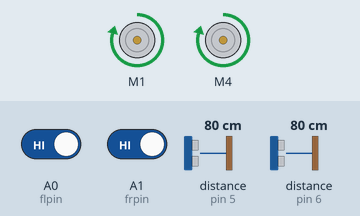
The sketch below on a simulated Arduino Uno, built with avr-gcc and run on an emulated ATmega328P. Shown: 2 × DC motor (green arrow = forward, orange = backward, longer = faster). Inputs (shaded band) come from the test bench; at power-on: A0 (flpin) HIGH, distance to the obstacle (sensors on pin 6, pin 5) 80 cm, A1 (frpin) HIGH. The echo pulse lasts 58.3 µs per cm.

Above: at 6.2 s.
6.3 s: A0 (flpin) driven LOW
At 6.43 s:
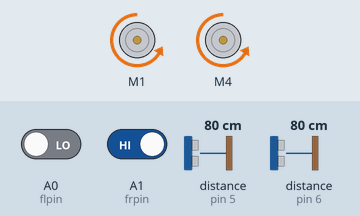
9.3 s: A0 (flpin) driven HIGH
At 10.1 s:
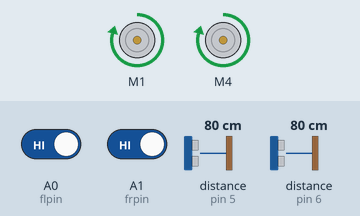
10.8 s: distance to the obstacle (sensor on pin 6) set to 22 cm
12.3 s: distance to the obstacle (sensor on pin 6) set to 17 cm
At 13.2 s:
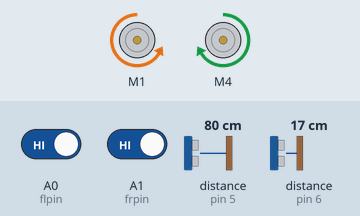
13.8 s: A1 (frpin) driven LOW
At 13.97 s:
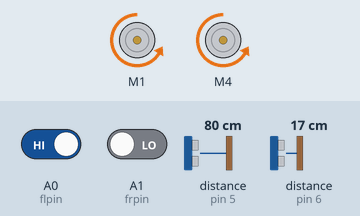
Timing chart, 0 to 17.8 s (numbered marks = the images above; inputs shaded):
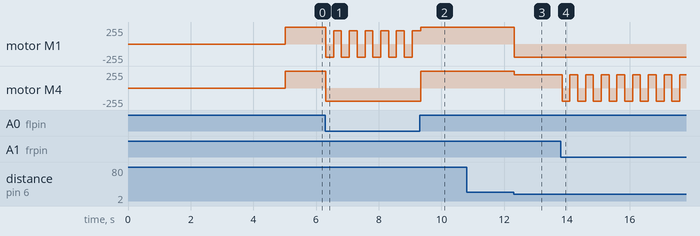

The sketch:

P6_SumoUltra.ino
```cpp
#include <AFMotor.h>
#define flpin A0           //ขา เซนเซอร์ พื้น ซ้าย
#define frpin A1           //ขา เซนเซอร์ พื้น ขวา
#define distanceL 20       //ระยะ จับศัตรู ซ้าย
#define distanceR 20       //ระยะ จับศัตรู ขวา
#define turnLdelay 50      // เลี้ยวจับศัตรู ซ้าย
#define turnRdelay 50      // เลี้ยวจับศัตรู ขวา
#define bootdelay 5000     // เวลาพุ่งเมื่อไม่เจอศัตรู
#define turnLline 250      // เวลาเลี้ยวเจอเส้นขาว ซ้าย
#define turnRline 250      // เวลาเลี้ยวเจอเส้นขาว ขวา
#define backdelayline 250  // เวลาถอยหลังเจอเส้นขาว ขวา
#define slowwalk 250       // เดินช้า
#include <NewPing.h>
#define SONAR_NUM 2              // Number of sensors.
#define MAX_DISTANCE 200         // Maximum distance (in cm) to ping.
NewPing sonar[SONAR_NUM] = {     // Sensor object array.
  NewPing(1, 6, MAX_DISTANCE),  // Each sensor's trigger pin, echo pin, and max distance to ping.
  NewPing(2, 5, MAX_DISTANCE)
};
AF_DCMotor ml(1);
AF_DCMotor mr(4);


//// อย่าไปแก้
bool testmode = 0;  //true false
int fl, fr;
unsigned long pre = 0;
void setup() {
  Serial.begin(9600);
  delay(5000);
  pre = millis();
}
void loop() {
  if (testmode) {
    rss();
    showss();
  } else {
    rss();
    if (fl == 0) {
      pre = millis();
      md(-200, -200);
      delay(backdelayline);
      md(200, -200);
      delay(turnLline);
    } else if (fr == 0) {
      pre = millis();
      md(-200, -200);
      delay(backdelayline);
      md(-200, 200);
      delay(turnRline);
    } else {
      delay(10);
      int sl = sonar[0].ping_cm();
      int sr = sonar[1].ping_cm();
      if (sl < distanceL && sl != 0) {
        md(-200, 200);
        delay(turnLdelay);
      } else if (sr < distanceR && sr != 0) {
        md(200, -200);
        delay(turnRdelay);
      } else if (millis() - pre > bootdelay) {
        md(255, 255);
      } else
        md(slowwalk, slowwalk);
    }
  }
}
```

Drive.ino
```cpp
void md(int sl, int sr) {
  if (sl < 0) {
    sl = -sl;
    ml.run(BACKWARD);
  } else {
    ml.run(FORWARD);
  }
  if (sr < 0) {
    sr = -sr;
    mr.run(BACKWARD);
  } else {
    mr.run(FORWARD);
  }
  ml.setSpeed(sl);
  mr.setSpeed(sr);
}


void rss() {
  fl = digitalRead(flpin);
  fr = digitalRead(frpin);
  }
void showss() {
  Serial.print(sonar[0].ping_cm());
  Serial.print("//");
  Serial.print(sonar[1].ping_cm());
  Serial.print("//");
  Serial.print(fl);
  Serial.print("//");
  Serial.println(fr);
  delay(300);
}
```

Measured:
- the behaviour switches between 20 and 19 cm on distance to the obstacle (sensor on pin 6) (found by bisection; images 2 and 3)
- after the input at 6.3 s, motor M1: alternates forward 200/255 for 0.25 s and backward 200/255 for 0.25 s, starting at once; motor M4: forward 250/255 → backward 200/255 at once
- after the input at 9.3 s, motor M4: backward 200/255 → forward 250/255 at once
- after the input at 10.8 s, every drawn part: stays the same
- after the input at 12.3 s, motor M1: forward 250/255 → backward 200/255 at once; motor M4: forward 250/255 → forward 200/255 at once
- after the input at 13.8 s, motor M4: alternates forward 200/255 for 0.25 s and backward 200/255 for 0.25 s, starting after 0.05 s
